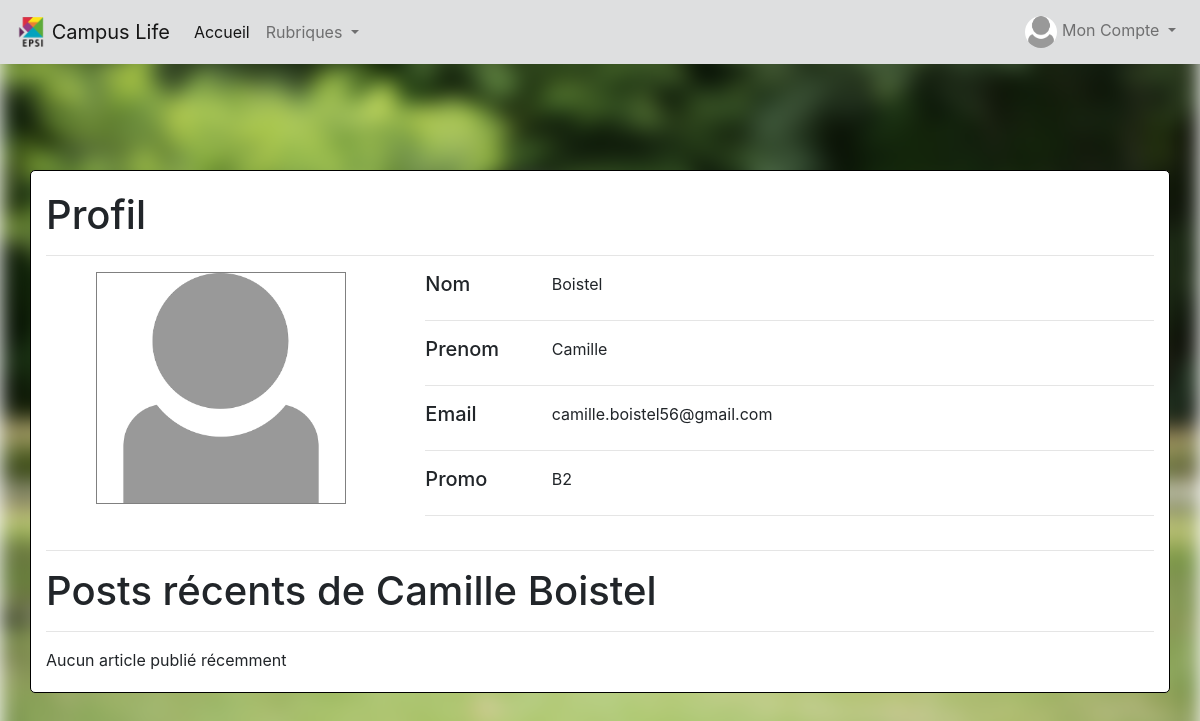
The app's page /?page=profil (signed in) with its own data.
### tables this page shows
CREATE TABLE `utilisateur` (
  `email` varchar(100) NOT NULL,
  `prenom` varchar(50) NOT NULL,
  `nom` varchar(50) NOT NULL,
  `annee` varchar(20) NOT NULL,
  `admin` tinyint(1) NOT NULL DEFAULT '0',
  `image` varchar(100) NOT NULL DEFAULT 'img/profil_defaut.png',
  `mdp` varchar(100) NOT NULL
);

### PHP/BDD/tables/Tables.php (called while the page is built, shortened)
<?php
	class Table {
		protected $_selectOne;
		public static function generateDelete( $nomTable, $primary ) {
			$conditions = "";
			for($i=0; $i < count($primary); $i++) {
				$conditions .= $primary[$i] . " = :" .$primary[$i];
			}
			return "DELETE FROM " . $nomTable . " WHERE " . $conditions;
		}
		public static function generateUpdateWP( $nomTable, $primary, $attributes ) {
			$conditions = "";
			for($i=0; $i < count($primary); $i++) {
				$conditions .= $primary[$i] . " = :" .$primary[$i];
			}
			$keys = "";
			for($i=0; $i < count($primary); $i++) {
				$keys .= $primary[$i] . " = :" . $primary[$i];
			}
			if(count($attributes) > 0) {
				$keys .= ", ";
				for($j=0; $j < count($attributes); $j++) {
					$keys .= $attributes[$j] . " = :" . $attributes[$j];
					if($j < count($attributes)-1){ $keys .= ", "; }
				}
			}
			return "UPDATE " . $nomTable . " SET " . $keys . " WHERE " . $conditions;
		}
		public static function generateUpdate( $nomTable, $primary, $attributes ) {
			$conditions = "";
			for($i=0; $i < count($primary); $i++) {
				$conditions .= $primary[$i] . " = :" .$primary[$i];
			}
			$keys = "";
			for($j=0; $j < count($attributes); $j++) {
				$keys .= $attributes[$j] . " = :" . $attributes[$j];
				if($j < count($attributes)-1){ $keys .= ", "; }
			}
			return "UPDATE " . $nomTable . " SET " . $keys . " WHERE " . $conditions;
		}
		public static function generateCreate( $nomTable, $primary, $attributes ) {
			$keys = "";
			$values = "";
			for($i=0; $i < count($primary); $i++) {
				$keys .= $primary[$i];
				$values .= ":" . $primary[$i];
			}
			if(count($attributes) > 0) {
				$keys .= ", ";
				$values .= ", ";
				for($j=0; $j < count($attributes); $j++) {
					$keys .= $attributes[$j];
					$values .= ":" . $attributes[$j];
					if($j < count($attributes)-1){
						$keys .= ", ";
						$values .= ", ";
					}
				}
			}
			return "INSERT INTO " . $nomTable . " ( " . $keys . " ) VALUES ( " . $values . " )";
		}
		public static function generateSelectAll( $nomTable ) {
			return "SELECT * FROM " . $nomTable;
		}
		public static function generateSelectOne( $nomTable, $primary ) {
			$conditions = "";
			for($i=0; $i < count($primary); $i++) {
				$conditions .= $primary[$i] . " = :" .$primary[$i];
			}
			return "SELECT * FROM " . $nomTable . " WHERE " . $conditions;
		}
		public function __construct($nomTable, $primary, $attributes) {
			$this->_selectOne = Table::generateSelectOne( $nomTable, $primary );
		}
		public function selectOne($primary) {
			$req = BDD::getBDD()->prepare($this->_selectOne);
			$req->execute($primary);
			return $req->fetch();
		}
	}
	require_once('TableArticle.php');
?>

### PHP/BDD/BDD.php (called while the page is built)
<?php
	class BDD {
		private static $adresseBDD = "127.0.0.1";
		private static $nomBDD = "site";
		private static $utilisateurBDD= "root";
		private static $motdepasseBDD= "root";
		private static $bd;
		public static function connectBDD() {
			BDD::$bd = new PDO('mysql:host='.BDD::$adresseBDD.';dbname='.BDD::$nomBDD.';', BDD::$utilisateurBDD, BDD::$motdepasseBDD);
			if(BDD::$bd != NULL)
				return true;
			return false;
		}
		public static function getBDD() {
			return BDD::$bd;
		}
	}
	require_once('tables/Tables.php');
?>

### PHP/BDD/tables/TableArticle.php (called while the page is built, shortened)
<?php
class TableArticle extends Table {
	protected $_getAllByUser ;
	public function __construct()
	{
		$this->_getAllByUser = "SELECT *, DATE_FORMAT(dateCreation, '%d %M %Y') AS dateInscriptionFormatee FROM article WHERE emailUtilisateur = :emailUtilisateur ORDER BY dateCreation DESC";
	}
	public function getAllByUser($args) {
		$req = BDD::getBDD()->prepare($this->_getAllByUser);
		$req->execute($args);
		return $req->fetchAll();
	}
}
?>

### PHP/template/profil.php (the view, shortened to what this page needs)
<?php
	$infos = $user;
?>
<h1> Profil </h1>
<hr/>
<div>
    <div class="row">
        <div class="col-md-4">
            <center class="avatar">
<?php
	if($_SESSION['email'] == $infos['email'] or $user['admin'] == "1") {
		echo "<img src=\"" . $baseWebPath . $infos['image'] . "\" width=\"250\" height=\"250\" alt=\"image_profil\" id=\"avatar-img\"/>".
			 "<div id=\"modif-avatar\">Modifier</div>".
			 "<form id=\"form-avatar\">".
			 "<input type=\"file\" style=\"visibility: hidden;\" name=\"avatar\" id=\"avatar\" accept=\".jpg, .jpeg, .png, .gif\"/>".
			 "<input type=\"hidden\" value=\"" . $infos['email'] . "\" name=\"email\"/>".
			 "<input type=\"hidden\" value=\"modif-avatar\" name=\"protocole\"/>".
			 "</form>";
	} else {
		echo "<img src=\"" . $baseWebPath . $infos['image'] . "\" width=\"250\" height=\"250\" alt=\"image_profil\"/>";
	}
?>
			</center>
        </div>
        <div class="col-md-8">
            <span class="row"> <span class="col-md-2"> <h5> Nom </h5> </span> <span class="col-md-10"> <?php echo $infos['nom']; ?> </span> </span>
			<hr/>
			<span class="row"> <span class="col-md-2"> <h5> Prenom </h5> </span> <span class="col-md-10"> <?php echo $infos['prenom']; ?> </span> </span>
			<hr/>
			<span class="row"> <span class="col-md-2"> <h5> Email </h5> </span> <span class="col-md-10"> <?php echo $infos['email']; ?> </span> </span>
			<hr/>
            <span class="row"> <span class="col-md-2"> <h5> Promo </h5> </span> <span class="col-md-10"> <?php echo $infos['annee']; ?> </span> </span>
			<hr/>
        </div>
    </div>
    <hr/>
    <h1> Posts récents de <?php echo $infos['prenom'] . " " . $infos['nom']; ?> </h1>
    <hr/>
	<?php
	$listArticles =$table_article ->getAllByUser (array("emailUtilisateur"=>$infos['email']));
	if(count($listArticles)!=0)
	{
		foreach($listArticles as $id=>$article)
		{
			echo '<div class="card w-95">'.
				 '	<div class="card-body">'.
				 '		<h3 class="class-title text-center"> '.$article['titre'].' </h3>'.
				 '		<hr>'.
				 '		<p class="card-text">'.$article['infos'].'</p>'.
				 '		<a href="#" class="btn btn-primary">Informations</a>'.
				 '	</div>'.
				 '	<div class="card-footer">'.
				 '		<p class="card-text"> Posté par ' . $infos['prenom'] . ', le ' . $article['dateInscriptionFormatee'] . '</p>'.
				 '	</div>'.
				 '</div>'.
				 '<hr/>';
		}
	} else {
		echo 'Aucun article publié récemment';
	}
	?>
</div>

### PHP/template/header.php (shortened to what this page needs)
<nav class="navbar fixed-top navbar-expand-md navbar-light fi" style="background-color: #dedfe0;">
	<a class="navbar-brand" href="<?php echo $baseWebPath; ?>">
	<img src="<?php echo $baseWebPath; ?>img/logo.png" width="30" height="30" class="d-inline-block align-top" alt="">
	Campus Life
	</a>
	<div class="collapse navbar-collapse" id="navbarNav">
		<ul class="navbar-nav mr-auto">
			<li class="nav-item active">
				<a class="nav-link" href="<?php echo $baseWebPath; ?>">Accueil <span class="sr-only">(current)</span></a>
			</li>
		<li class="nav-item dropdown">
			<a class="nav-link dropdown-toggle" href="#" id="rubriques" role="button" data-toggle="dropdown" aria-haspopup="true" aria-expanded="false">
			Rubriques
			</a>
		</li>
		</ul>
		<ul class="navbar-nav">
<?php
	if($user != null) {
		echo "<li class=\"nav-item dropdown\">".
			 "<a class=\"nav-link dropdown-toggle\" href=\"#\" id=\"navbarDropdown\" role=\"button\" data-toggle=\"dropdown\" aria-haspopup=\"true\" aria-expanded=\"false\">".
			 "<img src=\"" . $user['image'] . "\" width=\"32\" height=\"32\" class=\"rounded-circle\" />&nbsp;Mon Compte&nbsp;" .
			 "</a>".
			 "<div class=\"dropdown-menu\" aria-labelledby=\"rubriques\">".
			 "<a class=\"dropdown-item\" href=\"". $baseWebPath ."?page=profil\">Profil</a>".
			 "<div class=\"dropdown-divider\"></div>".
			 "<a class=\"dropdown-item\" id=\"deconnexion\" href=\"#\">Se déconnecter</a>".
			 "</div>".
			 "</li>";
	} else {
		echo "<li class=\"nav-item\">".
			 "<button type=\"button\" class=\"btn btn-outline-dark\" data-toggle=\"modal\" data-target=\"#connexion-modal\">Se connecter</button>".
			 "</li>";
	}
?>
		</ul>
	</div>
</nav>

### css/style.css (style rules this page uses)
.avatar img { opacity: 1; display: block; height: auto; transition: .5s ease; backface-visibility: hidden; border: 1px grey solid; }

### records on screen
utilisateur: image (picture), nom "Boistel", prenom "Camille", email "camille.boistel56@gmail.com", annee "B2"
